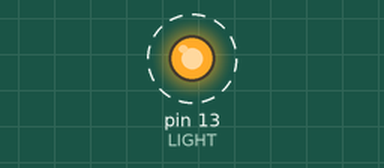
Recording of a sketch running on a simulated Arduino Uno, built with avr-gcc and run on an emulated ATmega328P. Parts: output pins drawn as LEDs (lit = HIGH). Dashed ring = blinking. What the sketch prints to the serial monitor is not drawn.

Above: at 0.5 s.
Timing chart, 0 to 4.6 s (numbered marks = the images above):
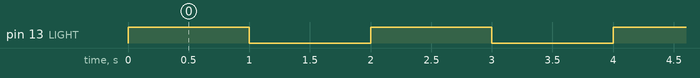

Measured:
- by itself, pin 13 (LIGHT): alternates HIGH for 1.0 s and LOW for 1.0 s

The sketch:

TEAM_NOVO1.ino
```cpp
byte LIGHT=13;
boolean ON=1;
boolean OFF=0;
void setup() {
  pinMode(LIGHT,OUTPUT);//
  Serial.begin(9600);//initialize serial
Serial.println("loading.........%");
}

void loop() {
  digitalWrite(LIGHT,ON);
  Serial.println("light is on");
  delay(1000);//1 second delay
  digitalWrite(LIGHT,OFF);
  Serial.println("light is off");
  delay(1000);//1 seCOND delay

}
```
